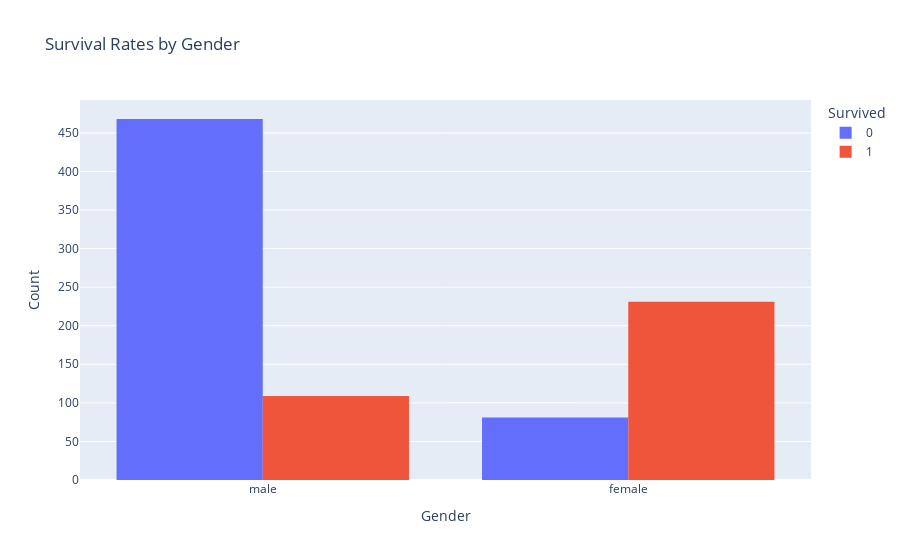

Write notebook code for a chart like this one.
### Code cell
# 4. Survival Rates by Gender
fig_gender = px.histogram(df_Train, x='Sex', color='Survived', barmode='group', title='Survival Rates by Gender')
fig_gender.update_layout(xaxis_title='Gender', yaxis_title='Count')
fig_gender.show()

### Figure 1 — Plotly figure (JSON) as saved in the notebook; plotly's stock layout.template omitted (floating-point values rounded to 4 significant figures; data arrays with more than 128 entries replaced by an {"elided": "..."} marker saying what was removed)
{"data": [{"alignmentgroup": "True", "bingroup": "x", "hovertemplate": "Survived=0<br>Sex=%{x}<br>count=%{y}<extra></extra>", "legendgroup": "0", "marker": {"color": "#636efa", "pattern": {"shape": ""}}, "name": "0", "offsetgroup": "0", "orientation": "v", "showlegend": true, "type": "histogram", "x": {"elided": "549 str values"}, "xaxis": "x", "yaxis": "y"}, {"alignmentgroup": "True", "bingroup": "x", "hovertemplate": "Survived=1<br>Sex=%{x}<br>count=%{y}<extra></extra>", "legendgroup": "1", "marker": {"color": "#EF553B", "pattern": {"shape": ""}}, "name": "1", "offsetgroup": "1", "orientation": "v", "showlegend": true, "type": "histogram", "x": {"elided": "340 str values"}, "xaxis": "x", "yaxis": "y"}], "layout": {"barmode": "group", "legend": {"title": {"text": "Survived"}, "tracegroupgap": 0}, "title": {"text": "Survival Rates by Gender"}, "xaxis": {"anchor": "y", "domain": [0, 1], "title": {"text": "Gender"}}, "yaxis": {"anchor": "x", "domain": [0, 1], "title": {"text": "Count"}}}}
